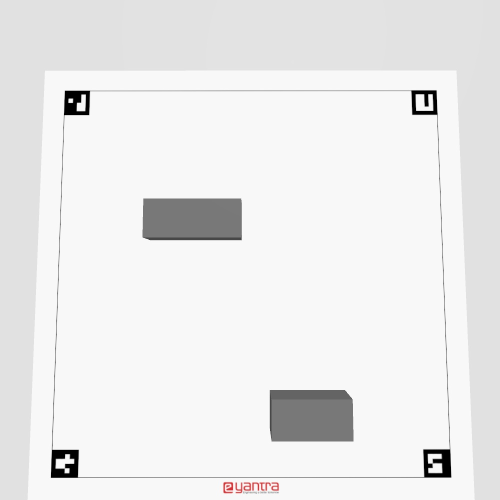
#> input picture TASK_1c/four_point/input.jpg, 1000 x 1000 px (shown at 1/2 size)
$ python hehe.py --image four_point/input.jpg
#> lines starting #> are read from the running program, lines starting #| are printed output that depends on the picture
import cv2
import argparse
import numpy as np
import pandas as pd
import matplotlib.pyplot as plt
from skimage import io
from imutils import resize
from kneed import KneeLocator
from sklearn.cluster import KMeans

def process_image(image_path):
    # Load the image
#> called with image_path = 'four_point/input.jpg'
    image = cv2.imread(image_path)
#> image is the input picture: shape (1000, 1000, 3); mean B, G, R 235.1, 235.1, 235.2

    if image is None:
        raise ValueError(f"Could not load image at path: {image_path}")

    # Example processing (you can replace this with your actual processing steps)
    gray_image = cv2.cvtColor(image, cv2.COLOR_BGR2GRAY)
    resized_image = resize(gray_image, width=500)
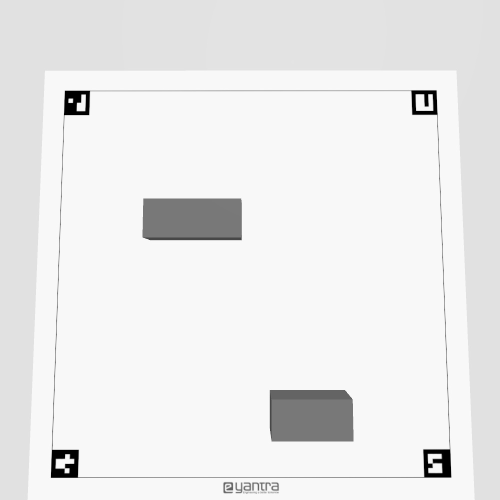
#> resized_image: shape (500, 500); min 0, max 250, mean 235.1

    # Here, you might want to implement K-Means clustering or any other processing
    # Example: Reshape and apply K-Means
    pixel_values = resized_image.reshape((-1, 1))
    pixel_values = np.float32(pixel_values)

    # Implement K-Means
    k = 3  # Choose the number of clusters
    kmeans = KMeans(n_clusters=k, random_state=42)
    kmeans.fit(pixel_values)

    # Generate output (you may change this part according to your task)
    labels = kmeans.labels_
    centroids = kmeans.cluster_centers_

    # Save results to a text file (modify the file path as necessary)
    output_filename = 'output_results.txt'
    with open(output_filename, 'w') as f:
        f.write("Cluster Centers:\n")
        for centroid in centroids:
            f.write(f"{centroid[0]}\n")
        f.write("\nLabels:\n")
        for label in labels:
            f.write(f"{label}\n")

    print(f"Results saved to {output_filename}")

def main():
    parser = argparse.ArgumentParser(description='Image Processing Task 1C')
    parser.add_argument('--image', type=str, required=True, help='Path to the image file')
    args = parser.parse_args()

    process_image(args.image)

if __name__ == '__main__':
    main()
